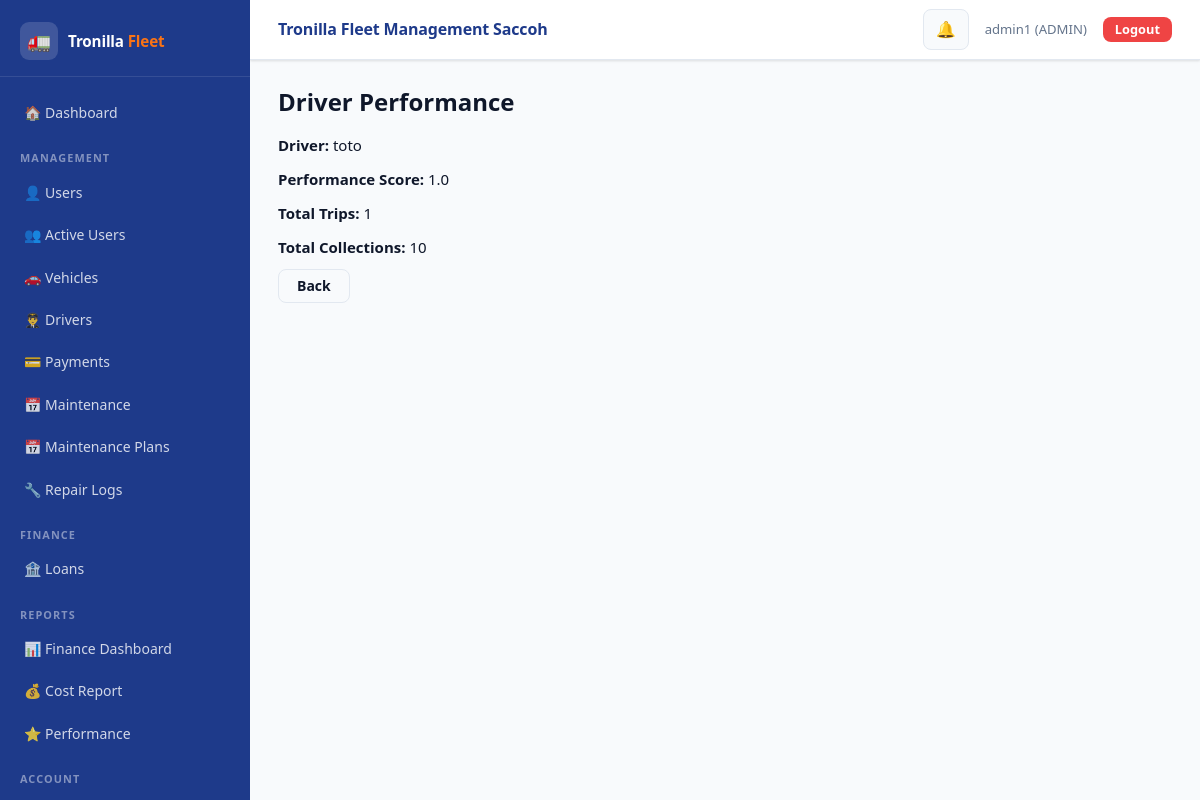
Page /drivers/2/performance/ (signed in) on the committed database.
### accounts/models.py (models this page shows, shortened)
class User(AbstractUser):
    ROLE_CHOICES = (
        ('ADMIN', 'Admin'),
        ('DRIVER', 'Driver'),
    )
    role = models.CharField(
        max_length=10,
        choices=ROLE_CHOICES,
        default='DRIVER'
    )
    phone_number = models.CharField(
        max_length=15,
        blank=True,
        null=True,
        unique=True
    )
    is_active_driver = models.BooleanField(default=True)

### drivers/models.py (models this page shows, shortened)
class Driver(models.Model):
    user = models.OneToOneField(User, on_delete=models.CASCADE)
    license_number = models.CharField(max_length=50, unique=True)
    phone = models.CharField(max_length=15)
    assigned_vehicle = models.OneToOneField(
        Vehicle,
        on_delete=models.SET_NULL,
        null=True,
        blank=True
    )
    performance_score = models.FloatField(default=0)
    total_trips = models.PositiveIntegerField(default=0)
    total_collections = models.DecimalField(
        max_digits=12,
        decimal_places=2,
        default=0
    )

### drivers/views.py (the view)
# urls.py: path('<int:pk>/performance/', views.driver_performance, name='driver_performance'),
@admin_required
def driver_performance(request, pk):
    driver = get_object_or_404(Driver, pk=pk)
    payments = Payment.objects.filter(
        driver=driver.user,
        status='SUCCESS'
    )
    total_collections = payments.aggregate(
        total=Sum('amount')
    )['total'] or 0
    total_trips = payments.count()
    performance_score = float(total_trips)
    return render(request, 'performance.html', {
        'driver': driver,
        'total_collections': total_collections,
        'total_trips': total_trips,
        'performance_score': performance_score,
    })

### accounts/permissions.py (called while the page is built)
def admin_required(view_func):
    @wraps(view_func)
    def wrapper(request, *args, **kwargs):
        if request.user.is_authenticated and request.user.role == 'ADMIN':
            response = view_func(request, *args, **kwargs)
            response['Cache-Control'] = 'no-cache, no-store, must-revalidate'
            response['Pragma'] = 'no-cache'
            response['Expires'] = '0'
            return response
        return redirect('login')
    return wrapper

### notifications/context_processors.py (called while the page is built)
def notification_context(request):
    if request.user.is_authenticated:
        notifications = get_user_notifications(request.user)[:10]  # 🔥 limit for navbar
        unread_count = get_unread_count(request.user)
    else:
        notifications = []
        unread_count = 0
    return {
        "notifications": notifications,
        "unread_count": unread_count
    }

### notifications/services.py (called while the page is built)
def get_user_notifications(user):
    return Notification.objects.filter(user=user)

def get_unread_count(user):
    return Notification.objects.filter(
        user=user,
        is_read=False
    ).count()

### drivers/templates/performance.html
{% extends 'base.html' %}
{% block content %}
<h2>Driver Performance</h2>
<p><strong>Driver:</strong> {{ driver.user.username }}</p>
<p><strong>Performance Score:</strong> {{ performance_score }}</p>
<p><strong>Total Trips:</strong> {{ total_trips }}</p>
<p><strong>Total Collections:</strong> {{ total_collections }}</p>
<a href="{% url 'driver_list' %}" class="btn btn-secondary">Back</a>
{% endblock %}

### accounts/templates/base.html (shortened to what this page needs)
<!DOCTYPE html>
<html lang="en">
{% load static %}
<head>
  <link href="https://cdn.jsdelivr.net/npm/bootstrap@5.3.0/dist/css/bootstrap.min.css" rel="stylesheet">
  <link rel="stylesheet" href="{% static 'css/style.css' %}">
</head>
<body>
<div class="layout-wrap">
  <aside class="sidebar" id="sidebar">
    <div class="sidebar-brand">
      <div class="brand-icon">🚛</div>
      <div class="brand-name">Tronilla <span>Fleet</span></div>
    </div>
    <nav class="sidebar-nav" onclick="handleNavClick(event)">
      {% if request.user.is_authenticated %}
        <a href="{% if request.user.role == 'ADMIN' %}{% url 'admin_dashboard' %}{% else %}{% url 'driver_dashboard' %}{% endif %}">
          🏠 Dashboard
        </a>
        {% if request.user.role == 'ADMIN' %}
          <div class="sidebar-section-label">Management</div>
          <a href="{% url 'user_list' %}">👤 Users</a>
          <a href="{% url 'active_users' %}">👥 Active Users</a>
          <a href="{% url 'vehicle_list' %}">🚗 Vehicles</a>
          <a href="{% url 'driver_list' %}">👨‍✈️ Drivers</a>
          <a href="{% url 'admin_payment_list' %}">💳 Payments</a>
          <a href="{% url 'schedule_list' %}">📅 Maintenance</a>
          <a href="{% url 'maintenance_plans' %}">📅 Maintenance Plans</a>
          <a href="{% url 'repair_logs' %}">🔧 Repair Logs</a>
          <div class="sidebar-section-label">Finance</div>
          <a href="{% url 'loan_list' %}">🏦 Loans</a>
          <div class="sidebar-section-label">Reports</div>
          <a href="{% url 'dashboard' %}">📊 Finance Dashboard</a>
          <a href="{% url 'cost_report' %}">💰 Cost Report</a>
          <a href="{% url 'performance_report' %}">⭐ Performance</a>
        {% endif %}
        <div class="sidebar-section-label">Account</div>
        <a href="{% url 'logout' %}" style="color:#fca5a5;">🚪 Logout</a>
      {% endif %}
    </nav>
  </aside>
  <div class="main-wrap">
    <header class="topbar">
      <div class="topbar-title">Tronilla Fleet Management Saccoh</div>
      <div class="topbar-right">
        {% if request.user.is_authenticated %}
          <div style="position:relative;">
            <button class="notif-btn" id="notif-toggle">
              🔔
            </button>
          </div>
          <span class="topbar-user">{{ request.user.username }} ({{ request.user.role }})</span>
          <a href="{% url 'logout' %}" class="btn btn-danger btn-sm d-md-inline-flex">Logout</a>
        {% endif %}
      </div>
    </header>
    <div class="page-content">
      {% block content %}{% endblock %}
    </div>
  </div>
</div>
</body>
</html>

### static/css/style.css (style rules this page uses)
*, *::before, *::after { box-sizing: border-box; margin: 0; padding: 0; }
:root { --blue: #1E3A8A; --blue-mid: #2563eb; --blue-dark: #162d6e; --blue-light: #dbeafe; --orange: #F97316; --orange-dark: #ea6a0a; --orange-light: #ffedd5; --green: #10b981; --green-light: #d1fae5; --red: #ef4444; --red-light: #fee2e2; --amber: #f59e0b; --amber-light: #fef3c7; --surface: #ffffff; --surface-2: #f8fafc; --border: #e2e8f0; --text-main: #0f172a; --text-muted: #64748b; --radius: 12px; --radius-sm: 8px; --shadow-sm: 0 1px 3px rgba(0,0,0,.08), 0 1px 2px rgba(0,0,0,.05); --shadow-md: 0 4px 16px rgba(0,0,0,.09); --shadow-lg: 0 8px 32px rgba(0,0,0,.12); --sidebar-w: 250px; --transition: .18s ease; }
html { scroll-behavior: smooth; overflow-x: hidden; width: 100%; max-width: 100vw; }
body { font-family: 'Segoe UI', system-ui, -apple-system, sans-serif; font-size: 15px; line-height: 1.6; color: var(--text-main); background: var(--surface-2); overflow-x: hidden; width: 100%; max-width: 100vw; }
a { text-decoration: none; color: var(--blue-mid); }
.layout-wrap { display: flex; min-height: 100vh; }
.sidebar { width: var(--sidebar-w); min-height: 100vh; background: var(--blue); color: #fff; padding: 0; flex-shrink: 0; display: flex; flex-direction: column; position: sticky; top: 0; height: 100vh; overflow-y: auto; }
.sidebar-brand { padding: 22px 20px 16px; border-bottom: 1px solid rgba(255,255,255,.1); display: flex; align-items: center; gap: 10px; position: relative; }
.sidebar-brand .brand-icon { width: 38px; height: 38px; border-radius: 9px; background: rgba(255,255,255,.15); display: flex; align-items: center; justify-content: center; font-size: 1.2rem; flex-shrink: 0; }
.sidebar-brand .brand-name { font-size: .95rem; font-weight: 800; color: #fff; letter-spacing: -.01em; line-height: 1.2; }
.sidebar-brand .brand-name span { color: var(--orange); }
.sidebar-nav { padding: 16px 12px; flex: 1; }
.sidebar-section-label { font-size: .68rem; font-weight: 700; text-transform: uppercase; letter-spacing: .1em; color: rgba(255,255,255,.45); padding: 14px 8px 6px; }
.sidebar-nav a { display: flex; align-items: center; gap: 9px; padding: 9px 12px; border-radius: var(--radius-sm); color: rgba(255,255,255,.8); font-size: .875rem; font-weight: 500; transition: background var(--transition), color var(--transition); margin-bottom: 2px; }
.main-wrap { flex: 1; display: flex; flex-direction: column; min-width: 0; max-width: 100%; overflow-x: hidden; }
.topbar { background: var(--surface); border-bottom: 1px solid var(--border); padding: 0 28px; height: 60px; display: flex; align-items: center; justify-content: space-between; position: sticky; top: 0; z-index: 50; box-shadow: var(--shadow-sm); gap: 12px; }
.topbar-title { font-size: 1rem; font-weight: 700; color: var(--blue); letter-spacing: -.01em; flex: 1; min-width: 0; white-space: nowrap; overflow: hidden; text-overflow: ellipsis; }
.topbar-right { display: flex; align-items: center; gap: 16px; flex-shrink: 0; }
.topbar-user { font-size: .82rem; color: var(--text-muted); font-weight: 500; }
.page-content { padding: 28px; flex: 1; min-width: 0; max-width: 100%; overflow-x: hidden; }
.notif-btn { position: relative; background: var(--surface-2); border: 1px solid var(--border); border-radius: var(--radius-sm); padding: 7px 12px; cursor: pointer; font-size: 1rem; transition: background var(--transition); }
.btn { display: inline-flex; align-items: center; gap: 6px; padding: 9px 18px; border-radius: var(--radius-sm); font-size: .875rem; font-weight: 600; border: none; cursor: pointer; transition: opacity var(--transition), transform var(--transition), box-shadow var(--transition); text-decoration: none; line-height: 1; white-space: nowrap; }
.btn-danger { background: var(--red); color: #fff; }
.btn-secondary { background: var(--surface-2); color: var(--text-main); border: 1px solid var(--border); }
.btn-sm { padding: 6px 12px; font-size: .8rem; }
strong, .fw-bold { font-weight: 700; }
h2 { font-size: 1.5rem; font-weight: 800; margin-bottom: 16px; color: var(--text-main); }
p { margin-bottom: 10px; }

### rows in the picture
User: user.username "admin1", user.role "ADMIN"
Driver: user.username "toto"

### other values in the picture
{{ performance_score }} "1.0"
{{ total_trips }} "1"
{{ total_collections }} "10"
